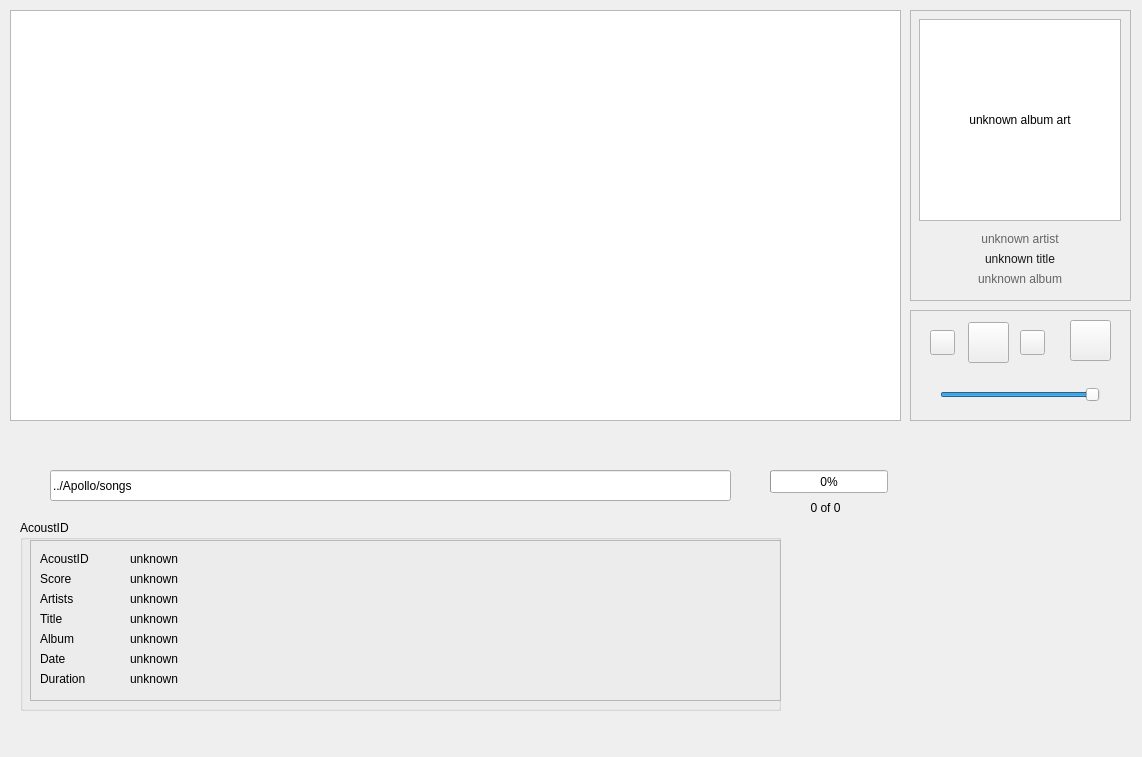
<?xml version="1.0" encoding="UTF-8"?>
<ui version="4.0">
 <class>MainWindow</class>
 <widget class="QMainWindow" name="MainWindow">
  <property name="geometry">
   <rect>
    <x>0</x>
    <y>0</y>
    <width>1142</width>
    <height>757</height>
   </rect>
  </property>
  <property name="windowTitle">
   <string>MainWindow</string>
  </property>
  <widget class="QWidget" name="centralWidget">
   <widget class="QLineEdit" name="lineEdit_root">
    <property name="geometry">
     <rect>
      <x>50</x>
      <y>470</y>
      <width>681</width>
      <height>31</height>
     </rect>
    </property>
    <property name="text">
     <string>../Apollo/songs</string>
    </property>
   </widget>
   <widget class="QLabel" name="label_root_error">
    <property name="geometry">
     <rect>
      <x>50</x>
      <y>450</y>
      <width>481</width>
      <height>17</height>
     </rect>
    </property>
    <property name="text">
     <string/>
    </property>
   </widget>
   <widget class="QTableWidget" name="tableWidget_media">
    <property name="enabled">
     <bool>true</bool>
    </property>
    <property name="geometry">
     <rect>
      <x>10</x>
      <y>10</y>
      <width>891</width>
      <height>411</height>
     </rect>
    </property>
    <property name="contextMenuPolicy">
     <enum>Qt::CustomContextMenu</enum>
    </property>
    <property name="alternatingRowColors">
     <bool>true</bool>
    </property>
    <property name="selectionMode">
     <enum>QAbstractItemView::SingleSelection</enum>
    </property>
    <property name="selectionBehavior">
     <enum>QAbstractItemView::SelectRows</enum>
    </property>
    <property name="rowCount">
     <number>0</number>
    </property>
    <property name="columnCount">
     <number>0</number>
    </property>
    <attribute name="horizontalHeaderVisible">
     <bool>false</bool>
    </attribute>
    <attribute name="horizontalHeaderDefaultSectionSize">
     <number>100</number>
    </attribute>
    <attribute name="horizontalHeaderHighlightSections">
     <bool>true</bool>
    </attribute>
    <attribute name="horizontalHeaderMinimumSectionSize">
     <number>56</number>
    </attribute>
    <attribute name="horizontalHeaderShowSortIndicator" stdset="0">
     <bool>true</bool>
    </attribute>
    <attribute name="horizontalHeaderStretchLastSection">
     <bool>false</bool>
    </attribute>
   </widget>
   <widget class="QFrame" name="frame_display">
    <property name="geometry">
     <rect>
      <x>910</x>
      <y>10</y>
      <width>221</width>
      <height>291</height>
     </rect>
    </property>
    <property name="frameShape">
     <enum>QFrame::StyledPanel</enum>
    </property>
    <property name="frameShadow">
     <enum>QFrame::Raised</enum>
    </property>
    <widget class="QLabel" name="label_album">
     <property name="geometry">
      <rect>
       <x>10</x>
       <y>260</y>
       <width>200</width>
       <height>17</height>
      </rect>
     </property>
     <property name="palette">
      <palette>
       <active>
        <colorrole role="WindowText">
         <brush brushstyle="SolidPattern">
          <color alpha="255">
           <red>100</red>
           <green>100</green>
           <blue>100</blue>
          </color>
         </brush>
        </colorrole>
       </active>
       <inactive>
        <colorrole role="WindowText">
         <brush brushstyle="SolidPattern">
          <color alpha="255">
           <red>100</red>
           <green>100</green>
           <blue>100</blue>
          </color>
         </brush>
        </colorrole>
       </inactive>
       <disabled>
        <colorrole role="WindowText">
         <brush brushstyle="SolidPattern">
          <color alpha="255">
           <red>159</red>
           <green>158</green>
           <blue>158</blue>
          </color>
         </brush>
        </colorrole>
       </disabled>
      </palette>
     </property>
     <property name="font">
      <font>
       <pointsize>9</pointsize>
      </font>
     </property>
     <property name="text">
      <string>unknown album</string>
     </property>
     <property name="alignment">
      <set>Qt::AlignCenter</set>
     </property>
     <property name="wordWrap">
      <bool>false</bool>
     </property>
    </widget>
    <widget class="QGraphicsView" name="graphicsView_albumArt">
     <property name="geometry">
      <rect>
       <x>9</x>
       <y>9</y>
       <width>202</width>
       <height>202</height>
      </rect>
     </property>
    </widget>
    <widget class="QLabel" name="label_title">
     <property name="geometry">
      <rect>
       <x>10</x>
       <y>240</y>
       <width>200</width>
       <height>17</height>
      </rect>
     </property>
     <property name="palette">
      <palette>
       <active>
        <colorrole role="WindowText">
         <brush brushstyle="SolidPattern">
          <color alpha="255">
           <red>25</red>
           <green>25</green>
           <blue>25</blue>
          </color>
         </brush>
        </colorrole>
       </active>
       <inactive>
        <colorrole role="WindowText">
         <brush brushstyle="SolidPattern">
          <color alpha="255">
           <red>25</red>
           <green>25</green>
           <blue>25</blue>
          </color>
         </brush>
        </colorrole>
       </inactive>
       <disabled>
        <colorrole role="WindowText">
         <brush brushstyle="SolidPattern">
          <color alpha="255">
           <red>159</red>
           <green>158</green>
           <blue>158</blue>
          </color>
         </brush>
        </colorrole>
       </disabled>
      </palette>
     </property>
     <property name="text">
      <string>unknown title</string>
     </property>
     <property name="alignment">
      <set>Qt::AlignCenter</set>
     </property>
     <property name="wordWrap">
      <bool>false</bool>
     </property>
    </widget>
    <widget class="QLabel" name="label_artist">
     <property name="geometry">
      <rect>
       <x>10</x>
       <y>220</y>
       <width>200</width>
       <height>17</height>
      </rect>
     </property>
     <property name="palette">
      <palette>
       <active>
        <colorrole role="WindowText">
         <brush brushstyle="SolidPattern">
          <color alpha="255">
           <red>100</red>
           <green>100</green>
           <blue>100</blue>
          </color>
         </brush>
        </colorrole>
        <colorrole role="Button">
         <brush brushstyle="SolidPattern">
          <color alpha="255">
           <red>242</red>
           <green>242</green>
           <blue>242</blue>
          </color>
         </brush>
        </colorrole>
        <colorrole role="Light">
         <brush brushstyle="SolidPattern">
          <color alpha="255">
           <red>255</red>
           <green>255</green>
           <blue>255</blue>
          </color>
         </brush>
        </colorrole>
        <colorrole role="Midlight">
         <brush brushstyle="SolidPattern">
          <color alpha="255">
           <red>248</red>
           <green>248</green>
           <blue>248</blue>
          </color>
         </brush>
        </colorrole>
        <colorrole role="Dark">
         <brush brushstyle="SolidPattern">
          <color alpha="255">
           <red>121</red>
           <green>121</green>
           <blue>121</blue>
          </color>
         </brush>
        </colorrole>
        <colorrole role="Mid">
         <brush brushstyle="SolidPattern">
          <color alpha="255">
           <red>161</red>
           <green>161</green>
           <blue>161</blue>
          </color>
         </brush>
        </colorrole>
        <colorrole role="Text">
         <brush brushstyle="SolidPattern">
          <color alpha="255">
           <red>0</red>
           <green>0</green>
           <blue>0</blue>
          </color>
         </brush>
        </colorrole>
        <colorrole role="BrightText">
         <brush brushstyle="SolidPattern">
          <color alpha="255">
           <red>255</red>
           <green>255</green>
           <blue>255</blue>
          </color>
         </brush>
        </colorrole>
        <colorrole role="ButtonText">
         <brush brushstyle="SolidPattern">
          <color alpha="255">
           <red>0</red>
           <green>0</green>
           <blue>0</blue>
          </color>
         </brush>
        </colorrole>
        <colorrole role="Base">
         <brush brushstyle="SolidPattern">
          <color alpha="255">
           <red>255</red>
           <green>255</green>
           <blue>255</blue>
          </color>
         </brush>
        </colorrole>
        <colorrole role="Window">
         <brush brushstyle="SolidPattern">
          <color alpha="255">
           <red>242</red>
           <green>242</green>
           <blue>242</blue>
          </color>
         </brush>
        </colorrole>
        <colorrole role="Shadow">
         <brush brushstyle="SolidPattern">
          <color alpha="255">
           <red>0</red>
           <green>0</green>
           <blue>0</blue>
          </color>
         </brush>
        </colorrole>
        <colorrole role="AlternateBase">
         <brush brushstyle="SolidPattern">
          <color alpha="255">
           <red>248</red>
           <green>248</green>
           <blue>248</blue>
          </color>
         </brush>
        </colorrole>
        <colorrole role="ToolTipBase">
         <brush brushstyle="SolidPattern">
          <color alpha="255">
           <red>255</red>
           <green>255</green>
           <blue>220</blue>
          </color>
         </brush>
        </colorrole>
        <colorrole role="ToolTipText">
         <brush brushstyle="SolidPattern">
          <color alpha="255">
           <red>0</red>
           <green>0</green>
           <blue>0</blue>
          </color>
         </brush>
        </colorrole>
       </active>
       <inactive>
        <colorrole role="WindowText">
         <brush brushstyle="SolidPattern">
          <color alpha="255">
           <red>100</red>
           <green>100</green>
           <blue>100</blue>
          </color>
         </brush>
        </colorrole>
        <colorrole role="Button">
         <brush brushstyle="SolidPattern">
          <color alpha="255">
           <red>242</red>
           <green>242</green>
           <blue>242</blue>
          </color>
         </brush>
        </colorrole>
        <colorrole role="Light">
         <brush brushstyle="SolidPattern">
          <color alpha="255">
           <red>255</red>
           <green>255</green>
           <blue>255</blue>
          </color>
         </brush>
        </colorrole>
        <colorrole role="Midlight">
         <brush brushstyle="SolidPattern">
          <color alpha="255">
           <red>248</red>
           <green>248</green>
           <blue>248</blue>
          </color>
         </brush>
        </colorrole>
        <colorrole role="Dark">
         <brush brushstyle="SolidPattern">
          <color alpha="255">
           <red>121</red>
           <green>121</green>
           <blue>121</blue>
          </color>
         </brush>
        </colorrole>
        <colorrole role="Mid">
         <brush brushstyle="SolidPattern">
          <color alpha="255">
           <red>161</red>
           <green>161</green>
           <blue>161</blue>
          </color>
         </brush>
        </colorrole>
        <colorrole role="Text">
         <brush brushstyle="SolidPattern">
          <color alpha="255">
           <red>0</red>
           <green>0</green>
           <blue>0</blue>
          </color>
         </brush>
        </colorrole>
        <colorrole role="BrightText">
         <brush brushstyle="SolidPattern">
          <color alpha="255">
           <red>255</red>
           <green>255</green>
           <blue>255</blue>
          </color>
         </brush>
        </colorrole>
        <colorrole role="ButtonText">
         <brush brushstyle="SolidPattern">
          <color alpha="255">
           <red>0</red>
           <green>0</green>
           <blue>0</blue>
          </color>
         </brush>
        </colorrole>
        <colorrole role="Base">
         <brush brushstyle="SolidPattern">
          <color alpha="255">
           <red>255</red>
           <green>255</green>
           <blue>255</blue>
          </color>
         </brush>
        </colorrole>
        <colorrole role="Window">
         <brush brushstyle="SolidPattern">
          <color alpha="255">
           <red>242</red>
           <green>242</green>
           <blue>242</blue>
          </color>
         </brush>
        </colorrole>
        <colorrole role="Shadow">
         <brush brushstyle="SolidPattern">
          <color alpha="255">
           <red>0</red>
           <green>0</green>
           <blue>0</blue>
          </color>
         </brush>
        </colorrole>
        <colorrole role="AlternateBase">
         <brush brushstyle="SolidPattern">
          <color alpha="255">
           <red>248</red>
           <green>248</green>
           <blue>248</blue>
          </color>
         </brush>
        </colorrole>
        <colorrole role="ToolTipBase">
         <brush brushstyle="SolidPattern">
          <color alpha="255">
           <red>255</red>
           <green>255</green>
           <blue>220</blue>
          </color>
         </brush>
        </colorrole>
        <colorrole role="ToolTipText">
         <brush brushstyle="SolidPattern">
          <color alpha="255">
           <red>0</red>
           <green>0</green>
           <blue>0</blue>
          </color>
         </brush>
        </colorrole>
       </inactive>
       <disabled>
        <colorrole role="WindowText">
         <brush brushstyle="SolidPattern">
          <color alpha="255">
           <red>121</red>
           <green>121</green>
           <blue>121</blue>
          </color>
         </brush>
        </colorrole>
        <colorrole role="Button">
         <brush brushstyle="SolidPattern">
          <color alpha="255">
           <red>242</red>
           <green>242</green>
           <blue>242</blue>
          </color>
         </brush>
        </colorrole>
        <colorrole role="Light">
         <brush brushstyle="SolidPattern">
          <color alpha="255">
           <red>255</red>
           <green>255</green>
           <blue>255</blue>
          </color>
         </brush>
        </colorrole>
        <colorrole role="Midlight">
         <brush brushstyle="SolidPattern">
          <color alpha="255">
           <red>248</red>
           <green>248</green>
           <blue>248</blue>
          </color>
         </brush>
        </colorrole>
        <colorrole role="Dark">
         <brush brushstyle="SolidPattern">
          <color alpha="255">
           <red>121</red>
           <green>121</green>
           <blue>121</blue>
          </color>
         </brush>
        </colorrole>
        <colorrole role="Mid">
         <brush brushstyle="SolidPattern">
          <color alpha="255">
           <red>161</red>
           <green>161</green>
           <blue>161</blue>
          </color>
         </brush>
        </colorrole>
        <colorrole role="Text">
         <brush brushstyle="SolidPattern">
          <color alpha="255">
           <red>121</red>
           <green>121</green>
           <blue>121</blue>
          </color>
         </brush>
        </colorrole>
        <colorrole role="BrightText">
         <brush brushstyle="SolidPattern">
          <color alpha="255">
           <red>255</red>
           <green>255</green>
           <blue>255</blue>
          </color>
         </brush>
        </colorrole>
        <colorrole role="ButtonText">
         <brush brushstyle="SolidPattern">
          <color alpha="255">
           <red>121</red>
           <green>121</green>
           <blue>121</blue>
          </color>
         </brush>
        </colorrole>
        <colorrole role="Base">
         <brush brushstyle="SolidPattern">
          <color alpha="255">
           <red>242</red>
           <green>242</green>
           <blue>242</blue>
          </color>
         </brush>
        </colorrole>
        <colorrole role="Window">
         <brush brushstyle="SolidPattern">
          <color alpha="255">
           <red>242</red>
           <green>242</green>
           <blue>242</blue>
          </color>
         </brush>
        </colorrole>
        <colorrole role="Shadow">
         <brush brushstyle="SolidPattern">
          <color alpha="255">
           <red>0</red>
           <green>0</green>
           <blue>0</blue>
          </color>
         </brush>
        </colorrole>
        <colorrole role="AlternateBase">
         <brush brushstyle="SolidPattern">
          <color alpha="255">
           <red>242</red>
           <green>242</green>
           <blue>242</blue>
          </color>
         </brush>
        </colorrole>
        <colorrole role="ToolTipBase">
         <brush brushstyle="SolidPattern">
          <color alpha="255">
           <red>255</red>
           <green>255</green>
           <blue>220</blue>
          </color>
         </brush>
        </colorrole>
        <colorrole role="ToolTipText">
         <brush brushstyle="SolidPattern">
          <color alpha="255">
           <red>0</red>
           <green>0</green>
           <blue>0</blue>
          </color>
         </brush>
        </colorrole>
       </disabled>
      </palette>
     </property>
     <property name="font">
      <font>
       <pointsize>9</pointsize>
      </font>
     </property>
     <property name="text">
      <string>unknown artist</string>
     </property>
     <property name="alignment">
      <set>Qt::AlignCenter</set>
     </property>
     <property name="wordWrap">
      <bool>false</bool>
     </property>
    </widget>
    <widget class="QLabel" name="label_albumArt">
     <property name="geometry">
      <rect>
       <x>10</x>
       <y>10</y>
       <width>200</width>
       <height>200</height>
      </rect>
     </property>
     <property name="text">
      <string>unknown album art</string>
     </property>
     <property name="alignment">
      <set>Qt::AlignCenter</set>
     </property>
    </widget>
   </widget>
   <widget class="QFrame" name="frame_control">
    <property name="geometry">
     <rect>
      <x>910</x>
      <y>310</y>
      <width>221</width>
      <height>111</height>
     </rect>
    </property>
    <property name="frameShape">
     <enum>QFrame::StyledPanel</enum>
    </property>
    <property name="frameShadow">
     <enum>QFrame::Raised</enum>
    </property>
    <widget class="QSlider" name="horizontalSlider_volume">
     <property name="geometry">
      <rect>
       <x>30</x>
       <y>70</y>
       <width>160</width>
       <height>29</height>
      </rect>
     </property>
     <property name="value">
      <number>99</number>
     </property>
     <property name="orientation">
      <enum>Qt::Horizontal</enum>
     </property>
    </widget>
    <widget class="QPushButton" name="pushButton_stop">
     <property name="geometry">
      <rect>
       <x>160</x>
       <y>10</y>
       <width>41</width>
       <height>41</height>
      </rect>
     </property>
     <property name="text">
      <string/>
     </property>
     <property name="icon">
      <iconset>
       <normaloff>../../Desktop/stop.png</normaloff>../../Desktop/stop.png</iconset>
     </property>
     <property name="iconSize">
      <size>
       <width>32</width>
       <height>32</height>
      </size>
     </property>
    </widget>
    <widget class="QPushButton" name="pushButton_play">
     <property name="geometry">
      <rect>
       <x>58</x>
       <y>12</y>
       <width>41</width>
       <height>41</height>
      </rect>
     </property>
     <property name="text">
      <string/>
     </property>
     <property name="icon">
      <iconset>
       <normaloff>../../Desktop/play2.png</normaloff>../../Desktop/play2.png</iconset>
     </property>
     <property name="iconSize">
      <size>
       <width>32</width>
       <height>32</height>
      </size>
     </property>
    </widget>
    <widget class="QPushButton" name="pushButton_back">
     <property name="geometry">
      <rect>
       <x>20</x>
       <y>20</y>
       <width>25</width>
       <height>25</height>
      </rect>
     </property>
     <property name="text">
      <string/>
     </property>
     <property name="icon">
      <iconset>
       <normaloff>../../Desktop/back.png</normaloff>../../Desktop/back.png</iconset>
     </property>
     <property name="iconSize">
      <size>
       <width>25</width>
       <height>25</height>
      </size>
     </property>
    </widget>
    <widget class="QPushButton" name="pushButton_forward">
     <property name="geometry">
      <rect>
       <x>110</x>
       <y>20</y>
       <width>25</width>
       <height>25</height>
      </rect>
     </property>
     <property name="text">
      <string/>
     </property>
     <property name="icon">
      <iconset>
       <normaloff>../../Desktop/forward.png</normaloff>../../Desktop/forward.png</iconset>
     </property>
     <property name="iconSize">
      <size>
       <width>25</width>
       <height>25</height>
      </size>
     </property>
    </widget>
   </widget>
   <widget class="QProgressBar" name="fileStatusProgressBar">
    <property name="geometry">
     <rect>
      <x>770</x>
      <y>470</y>
      <width>118</width>
      <height>23</height>
     </rect>
    </property>
    <property name="value">
     <number>0</number>
    </property>
   </widget>
   <widget class="QLabel" name="fileStatusLabel">
    <property name="geometry">
     <rect>
      <x>740</x>
      <y>500</y>
      <width>171</width>
      <height>16</height>
     </rect>
    </property>
    <property name="text">
     <string>0 of 0</string>
    </property>
    <property name="alignment">
     <set>Qt::AlignCenter</set>
    </property>
   </widget>
   <widget class="QGroupBox" name="group_acoustid">
    <property name="geometry">
     <rect>
      <x>20</x>
      <y>520</y>
      <width>761</width>
      <height>191</height>
     </rect>
    </property>
    <property name="title">
     <string>AcoustID</string>
    </property>
    <widget class="QFrame" name="frame_acoustid">
     <property name="geometry">
      <rect>
       <x>10</x>
       <y>20</y>
       <width>751</width>
       <height>161</height>
      </rect>
     </property>
     <property name="frameShape">
      <enum>QFrame::StyledPanel</enum>
     </property>
     <property name="frameShadow">
      <enum>QFrame::Raised</enum>
     </property>
     <widget class="QLabel" name="label_aid_duration">
      <property name="geometry">
       <rect>
        <x>100</x>
        <y>130</y>
        <width>631</width>
        <height>17</height>
       </rect>
      </property>
      <property name="text">
       <string>unknown</string>
      </property>
     </widget>
     <widget class="QLabel" name="label_5">
      <property name="geometry">
       <rect>
        <x>10</x>
        <y>70</y>
        <width>81</width>
        <height>17</height>
       </rect>
      </property>
      <property name="text">
       <string>Title</string>
      </property>
     </widget>
     <widget class="QLabel" name="label_7">
      <property name="geometry">
       <rect>
        <x>10</x>
        <y>130</y>
        <width>81</width>
        <height>17</height>
       </rect>
      </property>
      <property name="text">
       <string>Duration</string>
      </property>
     </widget>
     <widget class="QLabel" name="label_6">
      <property name="geometry">
       <rect>
        <x>10</x>
        <y>110</y>
        <width>81</width>
        <height>17</height>
       </rect>
      </property>
      <property name="text">
       <string>Date</string>
      </property>
     </widget>
     <widget class="QLabel" name="label_aid_title">
      <property name="geometry">
       <rect>
        <x>100</x>
        <y>70</y>
        <width>631</width>
        <height>17</height>
       </rect>
      </property>
      <property name="text">
       <string>unknown</string>
      </property>
     </widget>
     <widget class="QLabel" name="label_3">
      <property name="geometry">
       <rect>
        <x>10</x>
        <y>50</y>
        <width>81</width>
        <height>17</height>
       </rect>
      </property>
      <property name="text">
       <string>Artists</string>
      </property>
     </widget>
     <widget class="QLabel" name="label_aid_score">
      <property name="geometry">
       <rect>
        <x>100</x>
        <y>30</y>
        <width>631</width>
        <height>17</height>
       </rect>
      </property>
      <property name="text">
       <string>unknown</string>
      </property>
     </widget>
     <widget class="QLabel" name="label_2">
      <property name="geometry">
       <rect>
        <x>10</x>
        <y>30</y>
        <width>81</width>
        <height>17</height>
       </rect>
      </property>
      <property name="text">
       <string>Score</string>
      </property>
     </widget>
     <widget class="QLabel" name="label_aid_album">
      <property name="geometry">
       <rect>
        <x>100</x>
        <y>90</y>
        <width>631</width>
        <height>17</height>
       </rect>
      </property>
      <property name="text">
       <string>unknown</string>
      </property>
     </widget>
     <widget class="QLabel" name="label">
      <property name="geometry">
       <rect>
        <x>10</x>
        <y>10</y>
        <width>81</width>
        <height>17</height>
       </rect>
      </property>
      <property name="text">
       <string>AcoustID</string>
      </property>
     </widget>
     <widget class="QLabel" name="label_aid_artists">
      <property name="geometry">
       <rect>
        <x>100</x>
        <y>50</y>
        <width>631</width>
        <height>17</height>
       </rect>
      </property>
      <property name="text">
       <string>unknown</string>
      </property>
     </widget>
     <widget class="QLabel" name="label_4">
      <property name="geometry">
       <rect>
        <x>10</x>
        <y>90</y>
        <width>81</width>
        <height>17</height>
       </rect>
      </property>
      <property name="text">
       <string>Album</string>
      </property>
     </widget>
     <widget class="QLabel" name="label_aid_acoustid">
      <property name="geometry">
       <rect>
        <x>100</x>
        <y>10</y>
        <width>631</width>
        <height>17</height>
       </rect>
      </property>
      <property name="text">
       <string>unknown</string>
      </property>
     </widget>
     <widget class="QLabel" name="label_aid_date">
      <property name="geometry">
       <rect>
        <x>100</x>
        <y>110</y>
        <width>631</width>
        <height>17</height>
       </rect>
      </property>
      <property name="text">
       <string>unknown</string>
      </property>
     </widget>
    </widget>
   </widget>
  </widget>
  <widget class="QMenuBar" name="menuBar">
   <property name="geometry">
    <rect>
     <x>0</x>
     <y>0</y>
     <width>1142</width>
     <height>25</height>
    </rect>
   </property>
  </widget>
  <action name="actionRoot">
   <property name="text">
    <string>Root</string>
   </property>
  </action>
 </widget>
 <layoutdefault spacing="6" margin="11"/>
 <resources/>
 <connections/>
</ui>
